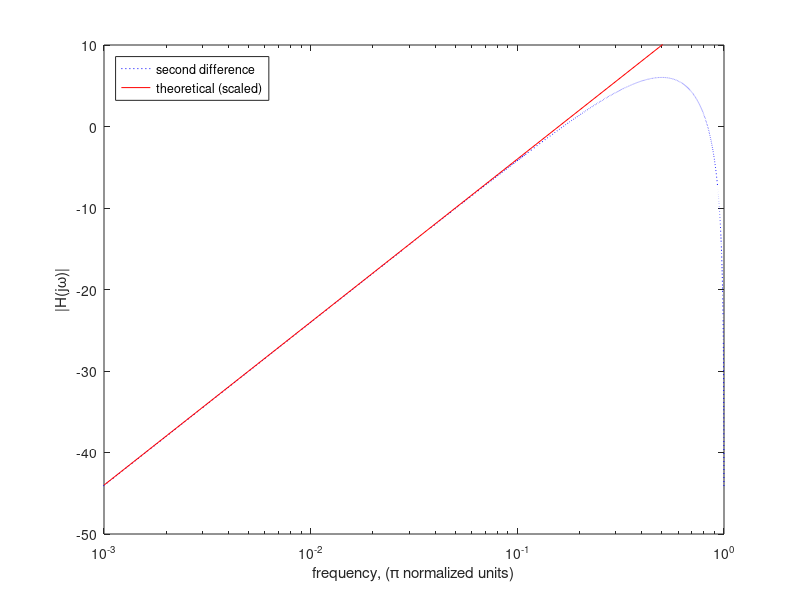

Here is the MATLAB script that generated this plot:
%  This m-file creates a plot that shows the frequency
%  response of the ideal differentiator compared to 
%  a difference based FIR filter
%  
%  written by Dr. Thad B. Welch, PE {t.b.welch@ieee.org}
%  copyright 2005
%  completed on 9 June 2005 revision 1.0
%  last updated on 9 June 2005

% Simulation inputs
diffFilter = [1 0 -1];

S = char('b-', 'm:', 'r-.', 'k--'); % line type control
myFontSize = 16; % font size for the plot labels

% calculations
[H, f] = freqz(diffFilter, 1, 1024, 2);

% Simulation outputs
figure(1)
semilogx(f, 20*log10(abs(H)), 'b:')
hold on
plot([0.001 1], [-50 10] + 6, 'r')
ylabel('|H(j\omega)|')
xlabel('frequency, (\pi normalized units)')
axis([0.001 1 -50 10])
legend('second difference', 'theoretical (scaled)', 'Location', 'NorthWest')
hold off

% P1 = plot(-60:60, B, S(1,:));
% grid
% hold on
% P2 = plot(-60:60, [Bprime(2:121) 0], S(2,:));
% P3 = plot(-60:60, BprimeShifted.*B/max(abs(BprimeShifted.*B)), S(3,:));
% P4 = plot(-60:60, BprimeShifted.*sign(B)/max(abs(BprimeShifted.*sign(B))), S(4,:));
% hold off
% set(gca, 'FontSize', myFontSize);
% set(P1, 'LineWidth', 1.5);
% set(P2, 'LineWidth', 1.5);
% set(P3, 'LineWidth', 1.5);
% set(P4, 'LineWidth', 1.5);
% axis([-60 60 -1.8 1.1])
% legend('raised-cosine (rc) pulse', ...
%     'scaled deriviative of rc pulse, rc''', ...
%     'normalized product of rc and rc''', ...
%     'normalized product of sign(rc) and rc''', ...
%     'Location', 'SouthWest')
% title('')
% ylabel('amplitude')
% xlabel('n (samples)')
% % print -depsc2 ML_timingRecovery
% 
% figure(2)
% P1 = plot(-60:60, B, S(1,:));
% grid
% hold on
% P2 = plot(-60:60, [Bprime(2:121) 0], S(2,:));
% P3 = plot(-60:60, BprimeShifted.*B/max(abs(BprimeShifted.*B)), S(3,:));
% P4 = plot(-60:60, BprimeShifted.*sign(B)/max(abs(BprimeShifted.*sign(B))), S(4,:));
% hold off
% set(gca, 'FontSize', myFontSize);
% set(P1, 'LineWidth', 1.5);
% set(P2, 'LineWidth', 1.5);
% set(P3, 'LineWidth', 1.5);
% set(P4, 'LineWidth', 1.5);
% axis([-20 20 -1.8 1.1])
% legend('raised-cosine (rc) pulse', ...
%     'scaled deriviative of rc pulse, rc''', ...
%     'normalized product of rc and rc''', ...
%     'normalized product of sign(rc) and rc''', ...
%     'Location', 'SouthWest')
% title('')
% ylabel('amplitude')
% xlabel('n (samples)')
% % print -depsc2 ML_timingRecoveryZoomed
